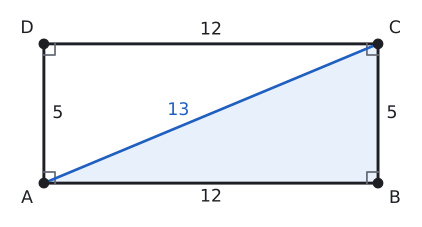

The Python source for this figure:
import sys; sys.path.insert(0, "tools")
from cizim import *

P = lambda x, y: np.array([float(x), float(y)])
uz = lambda U, V: round(float(np.linalg.norm(U - V)), 4)
def acisi(K, U, V):
    u, v = U - K, V - K
    return round(float(np.degrees(np.arccos(np.dot(u, v) / np.linalg.norm(u) / np.linalg.norm(v)))), 3)
def birim(U, V):
    t = (V - U) / np.linalg.norm(V - U); return t, np.array([-t[1], t[0]])
def ayak(Q, U, V):
    t, _ = birim(U, V); return U + np.dot(Q - U, t) * t
def yansit(Q, U, V):
    return 2 * ayak(Q, U, V) - Q
def kesisim(U1, V1, U2, V2):
    M = np.array([V1 - U1, U2 - V2]).T; s = np.linalg.solve(M, U2 - U1); return U1 + s[0] * (V1 - U1)
def cetik(U, V, n=1, renk=SOLUK, f=0.5):
    M = U + f * (V - U); t, m = birim(U, V)
    for i in range(n):
        c = M + (i - (n - 1) / 2) * 0.2 * S * t
        ax.plot(*zip(c - 0.22 * S * m, c + 0.22 * S * m), color=renk, lw=1.5)
def olcu(U, V, metin, d=0.5, renk=YAZI, fs=13, f=0.5):
    """[UV] üzerinde f oranındaki noktaya, U->V yönünün soluna d*S uzağa yazı (d < 0: sağına)."""
    M = U + f * (V - U); _, m = birim(U, V)
    ax.text(*(M + d * S * m), metin, ha="center", va="center", color=renk, fontsize=fs)
def dik_isareti(K, U, V, r=0.4):
    a_ = (U - K) / np.linalg.norm(U - K) * r * S; b_ = (V - K) / np.linalg.norm(V - K) * r * S
    ax.plot(*zip(K + a_, K + a_ + b_, K + b_), color=SOLUK, lw=1.3)
def harf(Q, metin, dx, dy, renk=YAZI, fs=13):
    ax.text(Q[0] + dx * S, Q[1] + dy * S, metin, ha="center", va="center", color=renk, fontsize=fs)
def cizgi(U, V, renk=YAZI, lw=2.2, ls="-"):
    ax.plot(*zip(U, V), color=renk, lw=lw, ls=ls)
def boya(noktalar, renk):
    ax.add_patch(patches.Polygon(noktalar, closed=True, facecolor=renk, edgecolor="none"))
def yay(K, U, V, r=0.8, renk=MAVI, n=1):
    for i in range(n): aci(ax, K, U, V, r=(r + 0.18 * i) * S, renk=renk)
def yay_yazi(K, U, V, metin, d=1.4, renk=MAVI, fs=12):
    """K köşesindeki U-K-V açısının ortasından d*S uzağa yazı."""
    u = (U - K) / np.linalg.norm(U - K); v = (V - K) / np.linalg.norm(V - K); o = (u + v) / np.linalg.norm(u + v)
    ax.text(*(K + d * S * o), metin, ha="center", va="center", color=renk, fontsize=fs)
def basla(xmin, xmax, ymin, ymax, en=5.5):
    global fig, ax
    fig, ax = sekil(en, en * (ymax - ymin) / (xmax - xmin))
    ax.set_aspect("equal"); ax.axis("off"); ax.set_xlim(xmin, xmax); ax.set_ylim(ymin, ymax)
def dortgen(A, B, C, D, dolgu=None):
    if dolgu: boya([A, B, C, D], dolgu)
    ax.plot(*zip(A, B, C, D, A), color=YAZI)
    for Q in (A, B, C, D): nokta(ax, *Q, "")
def koseler(A, B, C, D, d=0.55):
    O = (A + B + C + D) / 4
    for Q, ad in ((A, "A"), (B, "B"), (C, "C"), (D, "D")):
        y = (Q - O) / np.linalg.norm(Q - O); harf(Q, ad, d * np.sign(y[0]) * 1.1, d * np.sign(y[1]))
def dikdortgen(a, b):
    """A orijinde, [AB] yatay: A, B, C, D."""
    return P(0, 0), P(a, 0), P(a, b), P(0, b)
def dik_koseler(A, B, C, D, r=0.4):
    dik_isareti(A, B, D, r); dik_isareti(B, C, A, r); dik_isareti(C, D, B, r); dik_isareti(D, A, C, r)
def cerceve(noktalar, kenar=1.2):
    xs = [q[0] for q in noktalar]; ys = [q[1] for q in noktalar]
    return min(xs) - kenar * S, max(xs) + kenar * S, min(ys) - kenar * S, max(ys) + kenar * S

# Örnek 1: |AB| = 12, |AD| = 5, |AC| = 13.
A, B, C, D = dikdortgen(12, 5)
S = 1.0
print("AB", uz(A, B), "AD", uz(A, D), "AC", uz(A, C), "BD", uz(B, D))
basla(*cerceve([A, B, C, D], 1.3), en=5.5)
boya([A, B, C], MAVI_ACIK)
dortgen(A, B, C, D); koseler(A, B, C, D); dik_koseler(A, B, C, D)
cizgi(A, C, MAVI, 2.0)
olcu(A, B, "12", -0.5); olcu(D, A, "5", 0.5); olcu(B, C, "5", -0.5); olcu(D, C, "12", 0.5)
olcu(A, C, "13", 0.55, MAVI, f=0.42)
kaydet(fig, __file__)
